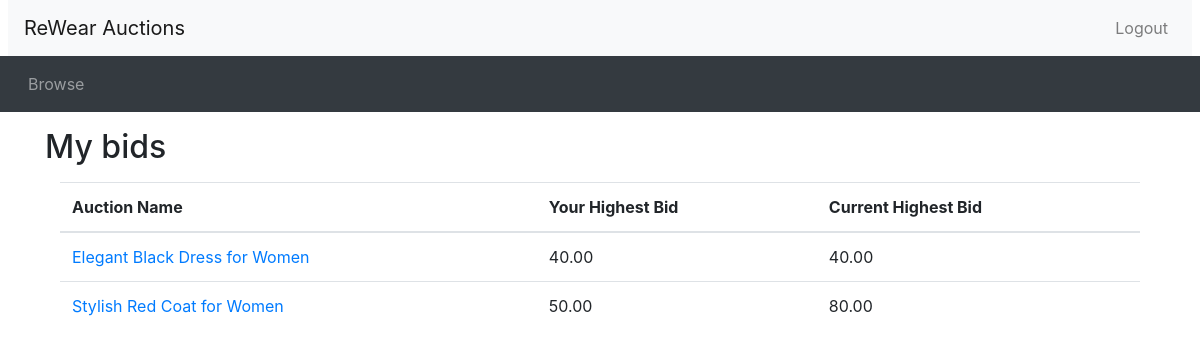
Screenshot of /mybids.php (signed in) with the database file from the repository.
### tables this page shows
CREATE TABLE Auctions (
    auctionID INT(10) AUTO_INCREMENT,
    auctionStartDate DATETIME NOT NULL,
    auctionEndDate DATETIME NOT NULL,
    auctionStartingPrice DOUBLE(10,2) NOT NULL, 
    auctionReservePrice DOUBLE(10,2),
    auctionName VARCHAR(100) NOT NULL,
    auctionDescription VARCHAR(500),
    auctionPicture VARCHAR(100),
    sellerID INT(10),
    categoryType VARCHAR(100),
    categoryColor VARCHAR(100),
    categoryGender VARCHAR(100),
    categorySize VARCHAR(100),
    PRIMARY KEY(auctionID),
    FOREIGN KEY (sellerID) REFERENCES Users (userID) ON UPDATE CASCADE ON DELETE CASCADE,
    FOREIGN KEY (categoryType) REFERENCES CategoryClothsType (categoryType) ON UPDATE CASCADE ON DELETE RESTRICT,
    FOREIGN KEY (categoryColor) REFERENCES CategoryColorType (categoryColor) ON UPDATE CASCADE ON DELETE RESTRICT,
    FOREIGN KEY (categoryGender) REFERENCES categoryGenderType (categoryGender) ON UPDATE CASCADE ON DELETE RESTRICT,
    FOREIGN KEY (categorySize) REFERENCES categorySizeType (categorySize) ON UPDATE CASCADE ON DELETE RESTRICT
);

### database_connection.php (called while the page is built, shortened)
<?php
function connectMAC()
{
    $configFile = 'Database_host_MAC.txt';
    $configData = file($configFile, FILE_IGNORE_NEW_LINES | FILE_SKIP_EMPTY_LINES);
    $dbConfig = [];
    foreach ($configData as $line) {
       list($key, $value) = explode('=', $line);
       $dbConfig[$key] = $value;
    }
    $connection = mysqli_connect($dbConfig['host'], $dbConfig['username'], $dbConfig['password'], $dbConfig['DB_name']);
    return $connection;
}
function send_queryMAC($query)
{
    $connection = connectMAC();
    $result = mysqli_query($connection, $query);
    return $result;
}
?>

### mybids.php (the view, shortened to what this page needs)
<?php include_once("header.php")?>
<?php require_once("database_connection.php")?>
<div class="container">
<h2 class="my-3">My bids</h2>
<?php
$buyerID = $_SESSION['userID'];
$query = "SELECT a.auctionID, a.auctionName,
                 MAX(b1.bidValue) AS maxBuyerBidValue,
                 MAX(b2.bidValue) AS maxBidValue
          FROM Auctions a
          LEFT JOIN Bids b1 ON a.auctionID = b1.auctionID AND b1.buyerID = '$buyerID'
          LEFT JOIN Bids b2 ON a.auctionID = b2.auctionID
          WHERE b1.buyerID = '$buyerID'
          GROUP BY a.auctionID, a.auctionName";
$result = send_queryMAC($query);
?>
<div class="container">
    <table class="table">
        <thead>
            <tr>
                <th>Auction Name</th>
                <th>Your Highest Bid</th>
                <th>Current Highest Bid</th>
            </tr>
        </thead>
        <tbody>
            <?php
                if (mysqli_num_rows($result) > 0) {
                    while ($row = mysqli_fetch_assoc($result)) {
                      echo "<tr>";
                      echo "<td><a href='listing.php?item_id=" . htmlspecialchars($row['auctionID']) . "'>" . htmlspecialchars($row['auctionName']) . "</a></td>";
                      echo "<td>" . htmlspecialchars($row['maxBuyerBidValue']) . "</td>";
                      echo "<td>" . htmlspecialchars($row['maxBidValue']) . "</td>";
                      echo "</tr>";
                }
            } else {
                echo "<tr><td colspan='2'>No auctions found in your watchlist.</td></tr>";
            }
            ?>
        </tbody>
    </table>
</div>
<?php include_once("footer.php"); ?>

### rows the page displays
auctions: auctionName "Elegant Black Dress for Women", maxBuyerBidValue "40.00", maxBidValue "40.00"
auctions: auctionName "Stylish Red Coat for Women", maxBuyerBidValue "50.00", maxBidValue "80.00"
